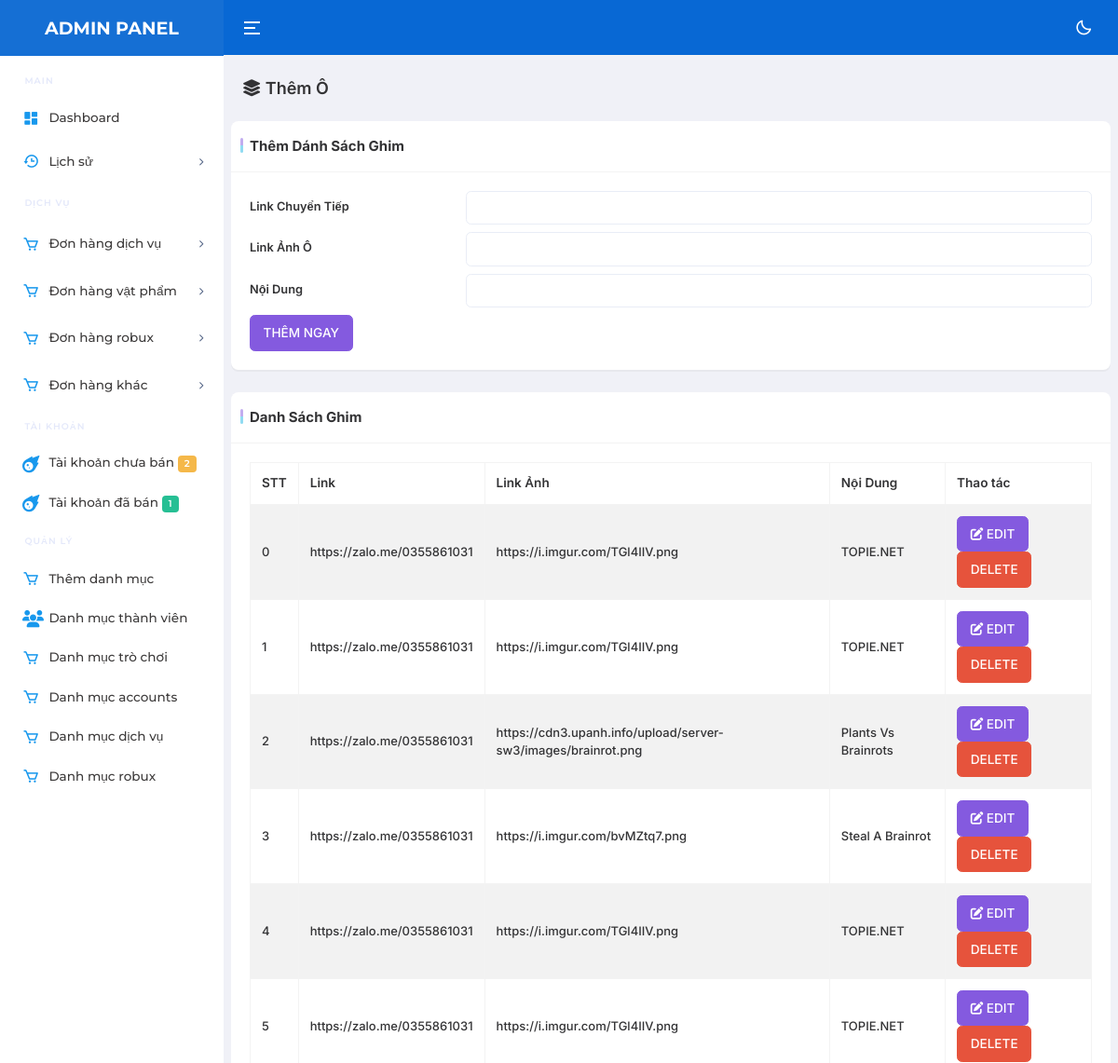
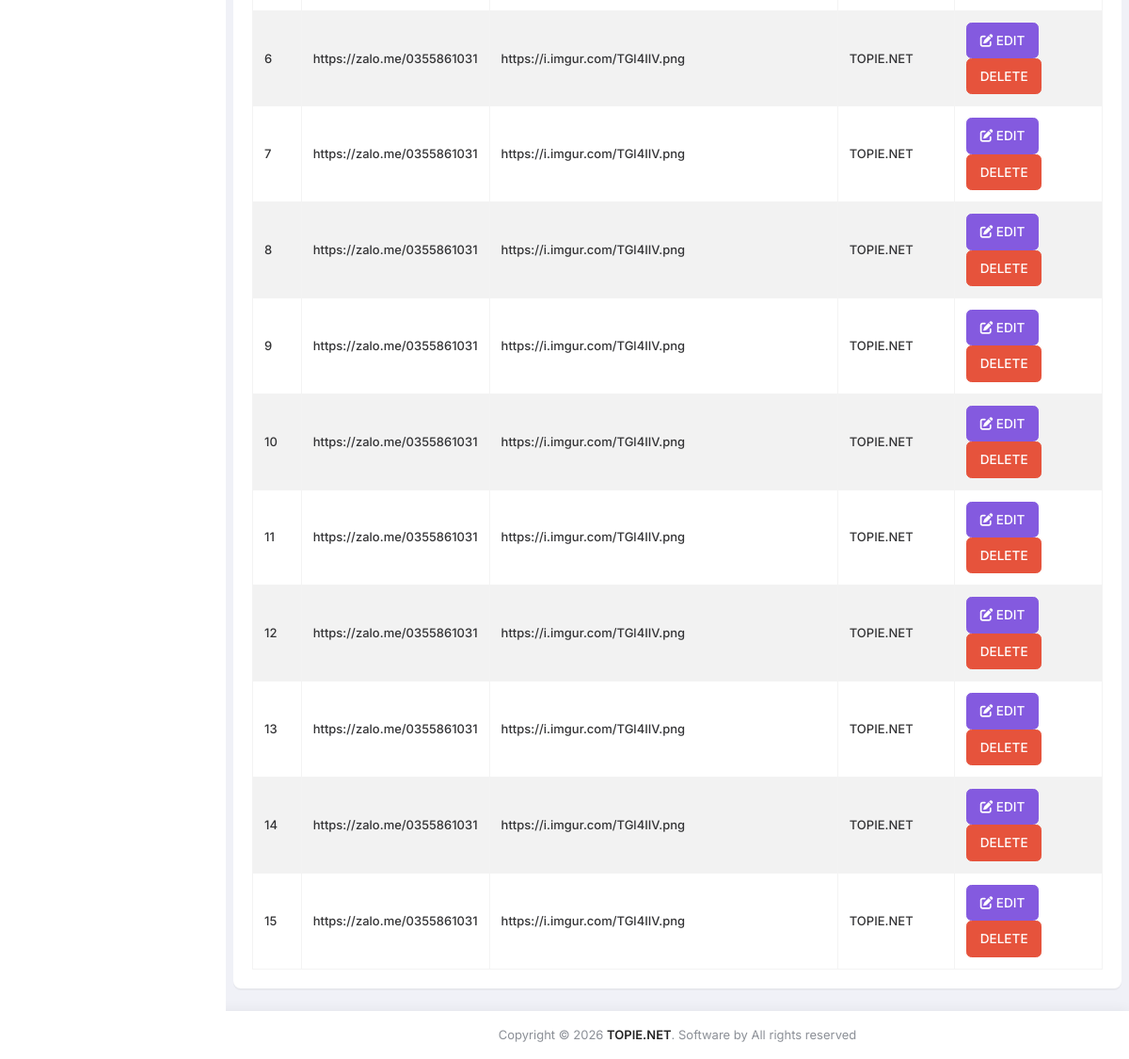
Screenshot of /public/admin/pinned.php (signed in) with the database file from the repository (2 pictures, top to bottom).
### tables this page shows
CREATE TABLE `boxtype` (
  `id` int(11) NOT NULL,
  `link` varchar(255) NOT NULL,
  `image_url` varchar(255) NOT NULL,
  `description` varchar(255) NOT NULL
);

### config/function.php (called while the page is built, shortened)
<?php
$CMSNAV = new CMSNAV;
function BASE_URL($url)
{
    $a = (isset($_SERVER['HTTPS']) && $_SERVER['HTTPS'] === 'on' ? "https" : "http") . "://" . $_SERVER["HTTP_HOST"];
    if($a == 'http://localhost'){
        $a = 'http://localhost/CMSNAV.CO/SHOPNICK2';
    }
    return $a.'/'.$url;
}

### config/config.php (called while the page is built, shortened)
<?php
class CMSNAV
{
    private $ketnoi;
    function connect()
    {
        if (!$this->ketnoi)
        {
            $this->ketnoi = mysqli_connect('localhost', 'randomsieuxin_test11', 'randomsieuxin_test11', 'randomsieuxin_test11') or die ('Vui lòng kết nối đến DATABASE');
            mysqli_query($this->ketnoi, "set names 'utf8'");
        }
    }
    function get_list($sql)
    {
        $result = mysqli_query($this->ketnoi, $sql);
        $return = array();
        while ($row = mysqli_fetch_assoc($result))
        {
            $return[] = $row;
        }
        return $return;
    }
}

### public/admin/pinned.php (the view, shortened to what this page needs)
<?php
    require_once("../../config/config.php");
    require_once("../../config/function.php");
    require_once(__DIR__."/Header.php");
    require_once(__DIR__."/Sidebar.php");
?>
<div class="main-content app-content">
    <div class="container-fluid">
        <div class="d-md-flex d-block align-items-center justify-content-between my-4 page-header-breadcrumb">
            <h1 class="page-name fw-semibold fs-18 mb-0"><i class="fa-solid fa-layer-group"></i> Thêm Ô
            </h1>
            </div>
        </div>
        <div class="row">
            <div class="col-xl-12">
                <div class="card custom-card">
                    <div class="card-header justify-content-between">
                        <div class="card-title">
                           Thêm Dánh Sách Ghim
                        </div>
                    </div>
                    <div class="card-body">
                        <form action="" method="POST" enctype="multipart/form-data">
                            <div class="form-label row">
                                <label class="col-sm-3 col-form-label">Link Chuyển Tiếp</label>
                                <div class="col-sm-9">
                                    <div class="form-line">
                                        <input type="text" name="link" class="form-control" required>
                                    </div>
                                </div>
                            </div>
                            <div class="form-label row">
                                <label class="col-sm-3 col-form-label">Link Ảnh Ô</label>
                                <div class="col-sm-9">
                                    <div class="form-line">
                                        <input type="text" name="image_url" class="form-control" required>
                                    </div>
                                </div>
                            </div>
                            <div class="form-label row">
                                <label class="col-sm-3 col-form-label">Nội Dung</label>
                                <div class="col-sm-9">
                                    <div class="form-line">
                                        <input type="text" name="description" class="form-control" required>
                                    </div>
                                </div>
                            </div>
                            <button type="submit" name="ThemVoucher" class="btn btn-primary btn-block">
                                <span>THÊM NGAY</span></button>
                        </form>
                    </div>
                </div>
            </div>
            <div class="col-xl-12">
                <div class="card custom-card">
                    <div class="card-header justify-content-between">
                        <div class="card-title">
                           Danh sách Ghim
                        </div>
                    </div>
                    <div class="card-body">
                        <div class="table-responsive">
                            <table id="datatable1" class="table table-bordered table-striped table-hover">
                                <thead>
                                    <tr>
                                        <th>STT</th>
                                        <th>Link</th>
                                        <th>Link Ảnh</th>
                                        <th>Nội Dung</th>
                                        <th>Thao tác</th>
                                    </tr>
                                </thead>
                                <tbody>
                                    <?php
                                    $i = 0;
                                    foreach($CMSNAV->get_list(" SELECT * FROM `boxtype` ORDER BY id DESC ") as $row){
                                    ?>
                                    <tr>
                                        <td><?=$i++;?></td>
                                        <td><?=$row['link'];?></td>
                                        <td><?=$row['image_url'];?></td>
                                        <td><?=$row['description'];?></td>
                                        <td>
                                            <a class="btn btn-primary" href="<?=BASE_URL('public/admin/Editboxtype.php?id=');?><?=$row['id'];?>"><i
                                                    class="fas fa-edit"></i>
                                                <span>EDIT</span></a>
                                            <button class="btn btn-danger delete" data-id="<?=$row['id'];?>"
                                                <span>DELETE</span></button>
                                        </td>
                                    </tr>
                                    <?php }?>
                                </tbody>
                            </table>
                        </div>
                    </div>
                </div>
            </div>
        </div>
</div>
<?php
    require_once(__DIR__."/Footer.php");
?>

### public/admin/Header.php (style rules this page uses)
.table-responsive { overflow-x: auto; -webkit-overflow-scrolling: touch; }
th, td { padding: 8px; }
thead { position: sticky; top: 0; background-color: white; z-index: 1; }

### rows the page displays
boxtype: link "https://zalo.me/0355861031", image_url "https://i.imgur.com/TGl4IIV.png", description "TOPIE.NET"
boxtype: link "https://zalo.me/0355861031", image_url "https://i.imgur.com/TGl4IIV.png", description "TOPIE.NET"
boxtype: link "https://zalo.me/0355861031", image_url "https://cdn3.upanh.info/upload/server-sw3/images/brainrot.png", description "Plants Vs Brainrots"
boxtype: link "https://zalo.me/0355861031", image_url "https://i.imgur.com/bvMZtq7.png", description "Steal A Brainrot"
boxtype: link "https://zalo.me/0355861031", image_url "https://i.imgur.com/TGl4IIV.png", description "TOPIE.NET"
boxtype: link "https://zalo.me/0355861031", image_url "https://i.imgur.com/TGl4IIV.png", description "TOPIE.NET"
boxtype: link "https://zalo.me/0355861031", image_url "https://i.imgur.com/TGl4IIV.png", description "TOPIE.NET"
boxtype: link "https://zalo.me/0355861031", image_url "https://i.imgur.com/TGl4IIV.png", description "TOPIE.NET"
boxtype: link "https://zalo.me/0355861031", image_url "https://i.imgur.com/TGl4IIV.png", description "TOPIE.NET"
boxtype: link "https://zalo.me/0355861031", image_url "https://i.imgur.com/TGl4IIV.png", description "TOPIE.NET"
boxtype: link "https://zalo.me/0355861031", image_url "https://i.imgur.com/TGl4IIV.png", description "TOPIE.NET"
boxtype: link "https://zalo.me/0355861031", image_url "https://i.imgur.com/TGl4IIV.png", description "TOPIE.NET"
boxtype: link "https://zalo.me/0355861031", image_url "https://i.imgur.com/TGl4IIV.png", description "TOPIE.NET"
boxtype: link "https://zalo.me/0355861031", image_url "https://i.imgur.com/TGl4IIV.png", description "TOPIE.NET"
boxtype: link "https://zalo.me/0355861031", image_url "https://i.imgur.com/TGl4IIV.png", description "TOPIE.NET"
boxtype: link "https://zalo.me/0355861031", image_url "https://i.imgur.com/TGl4IIV.png", description "TOPIE.NET"

### other values shown
$CMSNAV->num_rows("SELECT * FROM `accounts` WHERE `username` IS NULL") "2"
